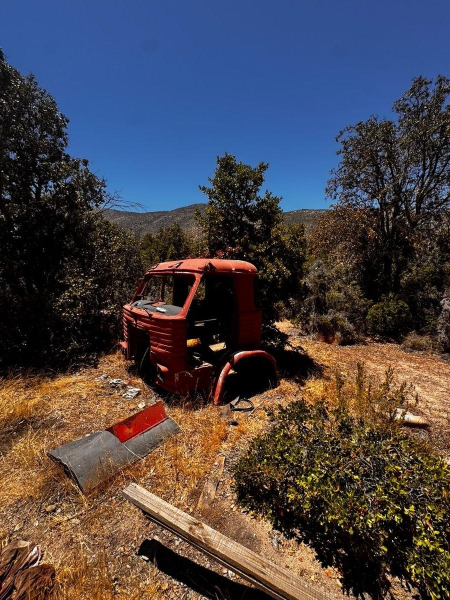
#> input picture img/yacimientos/las-carditas/mina-las-carditas-cobre-chile-vista-01.jpg, 900 x 1200 px (shown at 1/2 size); its folder holds only this picture in this run
$ python optimize_all_images.py
#> lines starting #> are read from the running program, lines starting #| are printed output that depends on the picture
#!/usr/bin/env python3
"""
Script de optimización de imágenes para Mining Investments Chile
- Comprime y redimensiona la imagen hero (pexels-apasaric-1238864.jpg)
- Comprime todas las imágenes de yacimientos a máx 1200px (calidad web óptima)
- Genera miniaturas ultraligeras (máx 300px, ~15KB) para la cuadrícula y lightGallery
"""
import os
import glob
from PIL import Image, ImageOps

def optimize_image(input_path, output_path, max_dim, quality=75, is_thumb=False):
#> called with max_dim = 1200, quality = 75, is_thumb = False
    with Image.open(input_path) as img:
#> img is the input picture: PIL image 900x1200 RGB; mean R, G, B 74.5, 68.3, 73.5
        img = ImageOps.exif_transpose(img)
        if img.mode in ('RGBA', 'LA', 'P'):
            # Convert to RGB if saving as JPEG
            bg = Image.new('RGB', img.size, (15, 23, 42)) # bg-dark color
            if img.mode == 'P':
                img = img.convert('RGBA')
            bg.paste(img, mask=img.split()[3] if len(img.split()) > 3 else None)
            img = bg
        elif img.mode != 'RGB':
            img = img.convert('RGB')

        w, h = img.size
#> w = 900; h = 1200
        if max(w, h) > max_dim:
            scale = max_dim / max(w, h)
            new_w = int(w * scale)
            new_h = int(h * scale)
            img = img.resize((new_w, new_h), Image.Resampling.LANCZOS)

        # Guardar imagen optimizada
        img.save(
            output_path,
            'JPEG',
            quality=quality,
            optimize=True,
            progressive=not is_thumb
        )

def main():
    root_dir = os.path.dirname(os.path.dirname(os.path.abspath(__file__)))
    os.chdir(root_dir)
    print(f"Directorio de trabajo: {root_dir}")

    total_orig = 0
    total_new = 0

    # 1. Optimizar Hero
    hero_path = 'img/pexels-apasaric-1238864.jpg'
    if os.path.exists(hero_path):
        orig_sz = os.path.getsize(hero_path)
        total_orig += orig_sz
        optimize_image(hero_path, hero_path, max_dim=1920, quality=75)
        new_sz = os.path.getsize(hero_path)
        total_new += new_sz
        print(f"[HERO] {hero_path}: {orig_sz/1024:.1f} KB -> {new_sz/1024:.1f} KB ({(1 - new_sz/orig_sz)*100:.1f}% reducción)")

    # 2. Optimizar yacimientos y generar miniaturas
    yacimientos = ['las-carditas', 'pichasca', 'tambillo', 'oropesa']
    for yac in yacimientos:
        yac_dir = os.path.join('img', 'yacimientos', yac)
        thumbs_dir = os.path.join(yac_dir, 'thumbs')
        os.makedirs(thumbs_dir, exist_ok=True)

        files = glob.glob(os.path.join(yac_dir, '*.*'))
        for f in files:
            if os.path.isdir(f):
                continue
            ext = os.path.splitext(f)[1].lower()
            if ext in ('.jpg', '.jpeg', '.png'):
                fname = os.path.basename(f)
                orig_sz = os.path.getsize(f)
                total_orig += orig_sz

                # Optimizar imagen completa (máx 1200px)
                optimize_image(f, f, max_dim=1200, quality=75)
                full_sz = os.path.getsize(f)
                total_new += full_sz

                # Generar miniatura (máx 300px)
                thumb_path = os.path.join(thumbs_dir, fname)
                optimize_image(f, thumb_path, max_dim=300, quality=70, is_thumb=True)
#> call 2 of optimize_image, with max_dim = 300, quality = 70, is_thumb = True
#> in optimize_image (call 2), `img = img.resize((new_w, new_h), Image.Resampling.LANCZOS)`:
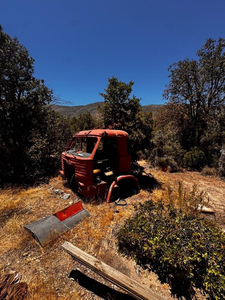
#> img: PIL image 225x300 RGB; mean R, G, B 74.6, 68.4, 74
                thumb_sz = os.path.getsize(thumb_path)

                print(f"[{yac}] {fname}: {orig_sz/1024:.1f} KB -> {full_sz/1024:.1f} KB (Thumb: {thumb_sz/1024:.1f} KB)")

    print("-" * 50)
    print(f"Resumen total de imágenes principales:")
    print(f"Original: {total_orig / 1024 / 1024:.2f} MB")
    print(f"Optimizado: {total_new / 1024 / 1024:.2f} MB")
    print(f"Ahorro total: {(1 - total_new / total_orig) * 100:.1f}%")

if __name__ == '__main__':
    main()
